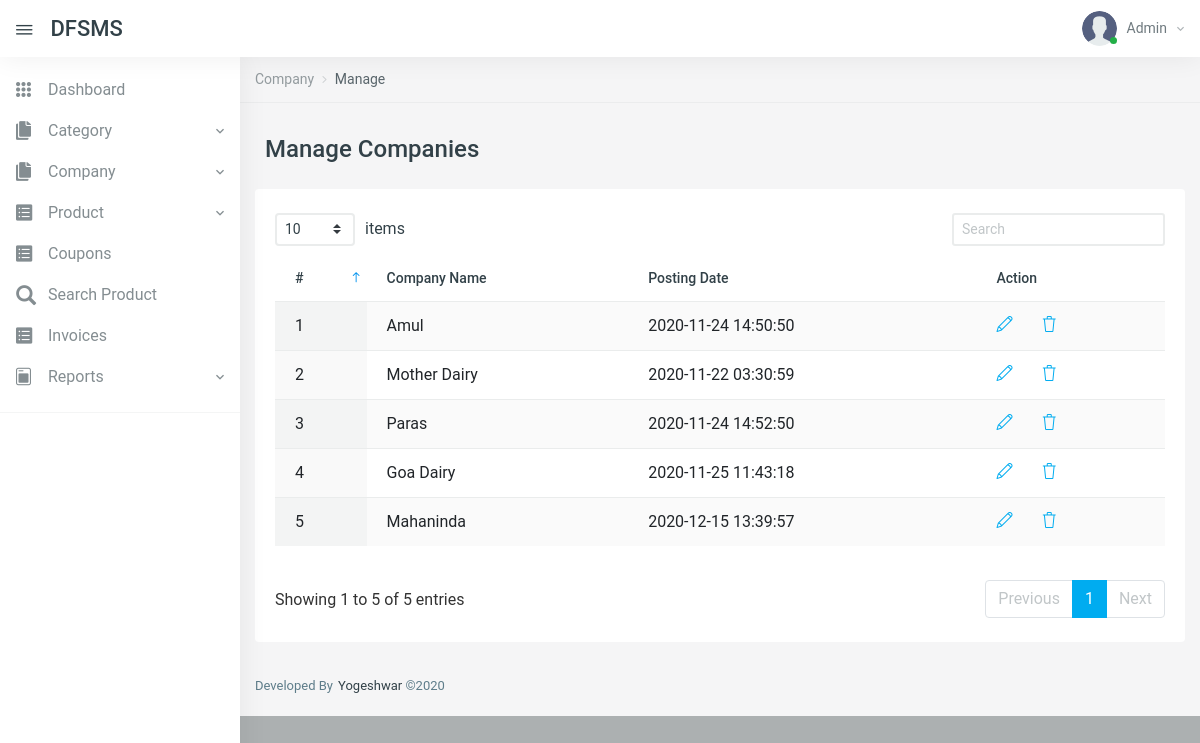
The app's page /manage-companies.php (signed in) with its own data.
### tables this page shows
CREATE TABLE `tblcompany` (
  `id` int(11) NOT NULL,
  `CompanyName` varchar(150) DEFAULT NULL,
  `PostingDate` timestamp NULL DEFAULT current_timestamp()
);

### manage-companies.php (the view, shortened to what this page needs)
<?php
include('includes/config.php');
if (strlen($_SESSION['aid']==0)) {
  header('location:logout.php');
  } else{
?>
<!DOCTYPE html>
<html lang="en">
<head>
    <link href="vendors/datatables.net-dt/css/jquery.dataTables.min.css" rel="stylesheet" type="text/css" />
    <link href="vendors/datatables.net-responsive-dt/css/responsive.dataTables.min.css" rel="stylesheet" type="text/css" />
    <link href="vendors/jquery-toggles/css/toggles.css" rel="stylesheet" type="text/css">
    <link href="vendors/jquery-toggles/css/themes/toggles-light.css" rel="stylesheet" type="text/css">
    <link href="dist/css/style.css" rel="stylesheet" type="text/css">
</head>
<body>
	<div class="hk-wrapper hk-vertical-nav">
<?php include_once('includes/navbar.php');
include_once('includes/sidebar.php');
?>
        <div class="hk-pg-wrapper">
            <nav class="hk-breadcrumb" aria-label="breadcrumb">
                <ol class="breadcrumb breadcrumb-light bg-transparent">
<li class="breadcrumb-item"><a href="#">Company</a></li>
<li class="breadcrumb-item active" aria-current="page">Manage</li>
                </ol>
            </nav>
            <div class="container">
<div class="hk-pg-header">
 <h4 class="hk-pg-title"><span class="pg-title-icon"><span class="feather-icon"><i data-feather="database"></i></span></span>Manage Companies</h4>
                </div>
                <div class="row">
                    <div class="col-xl-12">
                        <section class="hk-sec-wrapper">
                            <div class="row">
                                <div class="col-sm">
                                    <div class="table-wrap">
                                        <table id="datable_1" class="table table-hover w-100 display pb-30">
                                            <thead>
                                                <tr>
                                                    <th>#</th>
                                                    <th>Company Name</th>
                                                    <th>Posting Date</th>
                                                    <th>Action</th>
                                                </tr>
                                            </thead>
                                            <tbody>
<?php
$rno=mt_rand(10000,99999);
$query=mysqli_query($con,"select * from tblcompany");
$cnt=1;
while($row=mysqli_fetch_array($query))
{
?>
<tr>
<td><?php echo $cnt;?></td>
<td><?php echo $row['CompanyName'];?></td>
<td><?php echo $row['PostingDate'];?></td>
<td>
<a href="edit-company.php?compid=<?php echo base64_encode($row['id'].$rno);?>" class="mr-25" data-toggle="tooltip" data-original-title="Edit"> <i class="icon-pencil"></i></a>
<a href="manage-companies.php?del=<?php echo base64_encode($row['id'].$rno);?>" data-toggle="tooltip" data-original-title="Delete" onclick="return confirm('Do you really want to delete?');"> <i class="icon-trash txt-danger"></i> </a>
</td>
</tr>
<?php
$cnt++;
} ?>
                                            </tbody>
                                        </table>
                                    </div>
                                </div>
                            </div>
                        </section>
                    </div>
                </div>
            </div>
<?php include_once('includes/footer.php');?>
        </div>
    </div>
</body>
</html>
<?php } ?>

### includes/navbar.php (shortened to what this page needs)
     <nav class="navbar navbar-expand-xl navbar-light fixed-top hk-navbar">
            <a id="navbar_toggle_btn" class="navbar-toggle-btn nav-link-hover" href="javascript:void(0);"><i class="ion ion-ios-menu"></i></a>
            <a class="navbar-brand" href="dashboard.php">DFSMS
            </a>
            <ul class="navbar-nav hk-navbar-content">
                <li class="nav-item dropdown dropdown-authentication">
                    <a class="nav-link dropdown-toggle no-caret" href="#" role="button" data-toggle="dropdown" aria-haspopup="true" aria-expanded="false">
                        <div class="media">
                            <div class="media-img-wrap">
                                <div class="avatar">
                                    <img src="dist/img/user.png" alt="user" class="avatar-img rounded-circle">
                                </div>
                                <span class="badge badge-success badge-indicator"></span>
                            </div>
<?php
$adminid=$_SESSION['aid'];
$query=mysqli_query($con,"select AdminName from tbladmin where id='$adminid'");
$row=mysqli_fetch_array($query);
?>
                            <div class="media-body">
                                <span><?php echo $row['AdminName'];?><i class="zmdi zmdi-chevron-down"></i></span>
                            </div>
                        </div>
                    </a>
                </li>
            </ul>
        </nav>

### records on screen
tblcompany: CompanyName "Amul", PostingDate "2020-11-24 14:50:50"
tblcompany: CompanyName "Mother Dairy", PostingDate "2020-11-22 03:30:59"
tblcompany: CompanyName "Paras", PostingDate "2020-11-24 14:52:50"
tblcompany: CompanyName "Goa Dairy", PostingDate "2020-11-25 11:43:18"
tblcompany: CompanyName "Mahaninda", PostingDate "2020-12-15 13:39:57"

### other values on screen
$row['AdminName'] "Admin"
